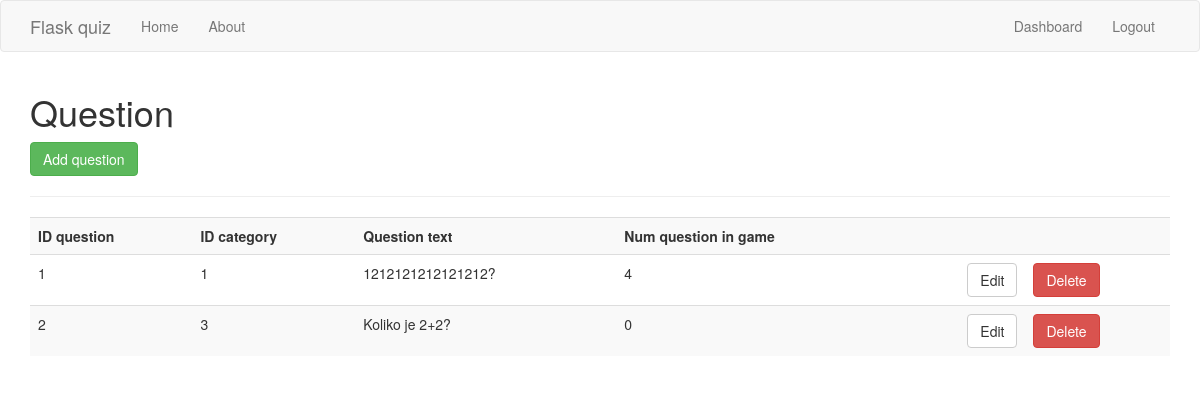
Page /question (signed in) on the earlier database version.
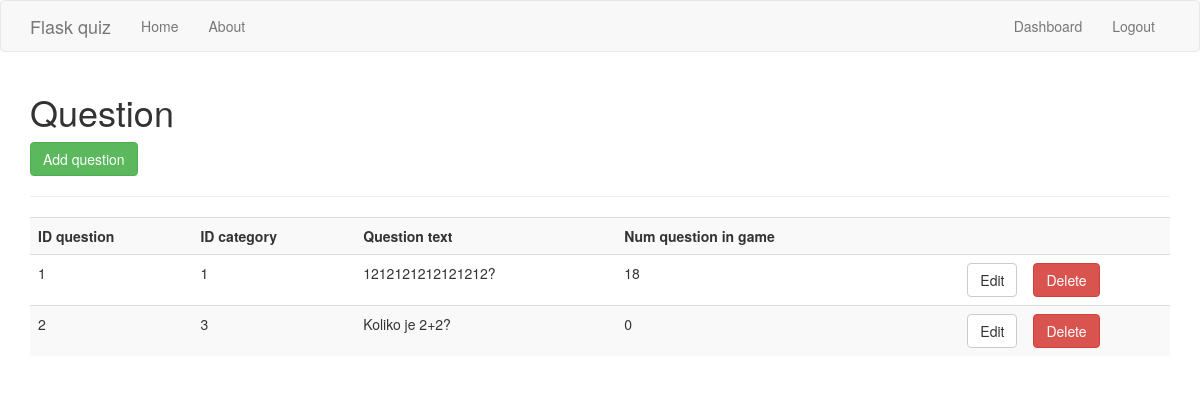
Same page on the later database version.
### app/models.py (models this page shows)
class Question(db.Model):
    id_question = db.Column(db.Integer, primary_key=True)
    id_category = db.Column(db.Integer, db.ForeignKey('category.id_category'))
    question_text = db.Column(db.String(256))
    num_question_in_game = db.Column(db.Integer)

### app/routes.py (the view)
@app.route('/question', methods=['GET', 'POST'])
@is_logged_in
def question():
    try:
        conn = sqlite3.connect("quiz.db")
    except Error as e:
        print(e)
    cur = conn.cursor()
    result = cur.execute("SELECT * FROM question")
    questions = cur.fetchall()
    if result:
        return render_template('question.html', questions=questions)
    else:
        msg = 'No question Found'
        return render_template('dashboard.html', msg=msg)
    cur.close()

### app/routes.py (called while the page is built)
def is_logged_in(f):
    @wraps(f)
    def wrap(*args, **kwargs):
        if 'logged_in' in session:
            return f(*args, **kwargs)
        else:
            flash('Unauthorized, Please login', 'danger')
            return redirect(url_for('login'))
    return wrap

### app/templates/question.html (shortened to what this page needs)
{% extends "layout.html" %}
{% block body %}
  <h1>Question</h1>
  <a class="btn btn-success" href="/question_add">Add question</a>
  <hr>
  <table class="table table-striped">
    <tr>
      <th>ID question</th>
      <th>ID category</th>
      <th>Question text</th>
      <th>Num question in game</th>
      <th></th>
      <th></th>
    </tr>
    {% for question in questions %}
      <tr>
        <td>{{question[0]}}</td>
        <td>{{question[1]}}</td>
        <td>{{question[2]}}</td>
        <td>{{question[3]}}</td>
        <td><a href="question_edit/{{question[0]}}" class="btn btn-default pull-right">Edit</a></td>
        <td>
          <form action="{{url_for('question_delete', id=question[0])}}" method="post">
            <input type="submit" value="Delete" class="btn btn-danger">
          </form>
        </td>
      </tr>
    {% endfor %}
  </table>
{% endblock %}

### app/templates/layout.html (shortened to what this page needs)
<!DOCTYPE html>
<html>
  <head>
    <link rel="stylesheet" href="https://maxcdn.bootstrapcdn.com/bootstrap/3.3.7/css/bootstrap.min.css">
  </head>
  <body>
    {% include 'includes/_navbar.html' %}
    <div class="container">
      {% block body %}{% endblock %}
    </div>
  </body>
</html>

### app/templates/includes/_navbar.html (shortened to what this page needs)
<nav class="navbar navbar-default">
      <div class="container">
        <div class="navbar-header">
          <a class="navbar-brand" href="#">Flask quiz</a>
        </div>
        <div id="navbar" class="collapse navbar-collapse">
          <ul class="nav navbar-nav">
            <li><a href="/">Home</a></li>
            <li><a href="/about">About</a></li>
          </ul>
          <ul class="nav navbar-nav navbar-right">
            {% if session.logged_in %}
              <li><a href="/dashboard">Dashboard</a></li>
              <li><a href="/logout">Logout</a></li>
            {% else %}
              <li><a href="/register">Register</a></li>
              <li><a href="/login">Login</a></li>
            {% endif %}
          </ul>
        </div>
      </div>
    </nav>

Differences in the rows shown:
changed Question id 1: num_question_in_game "4" → "18"
